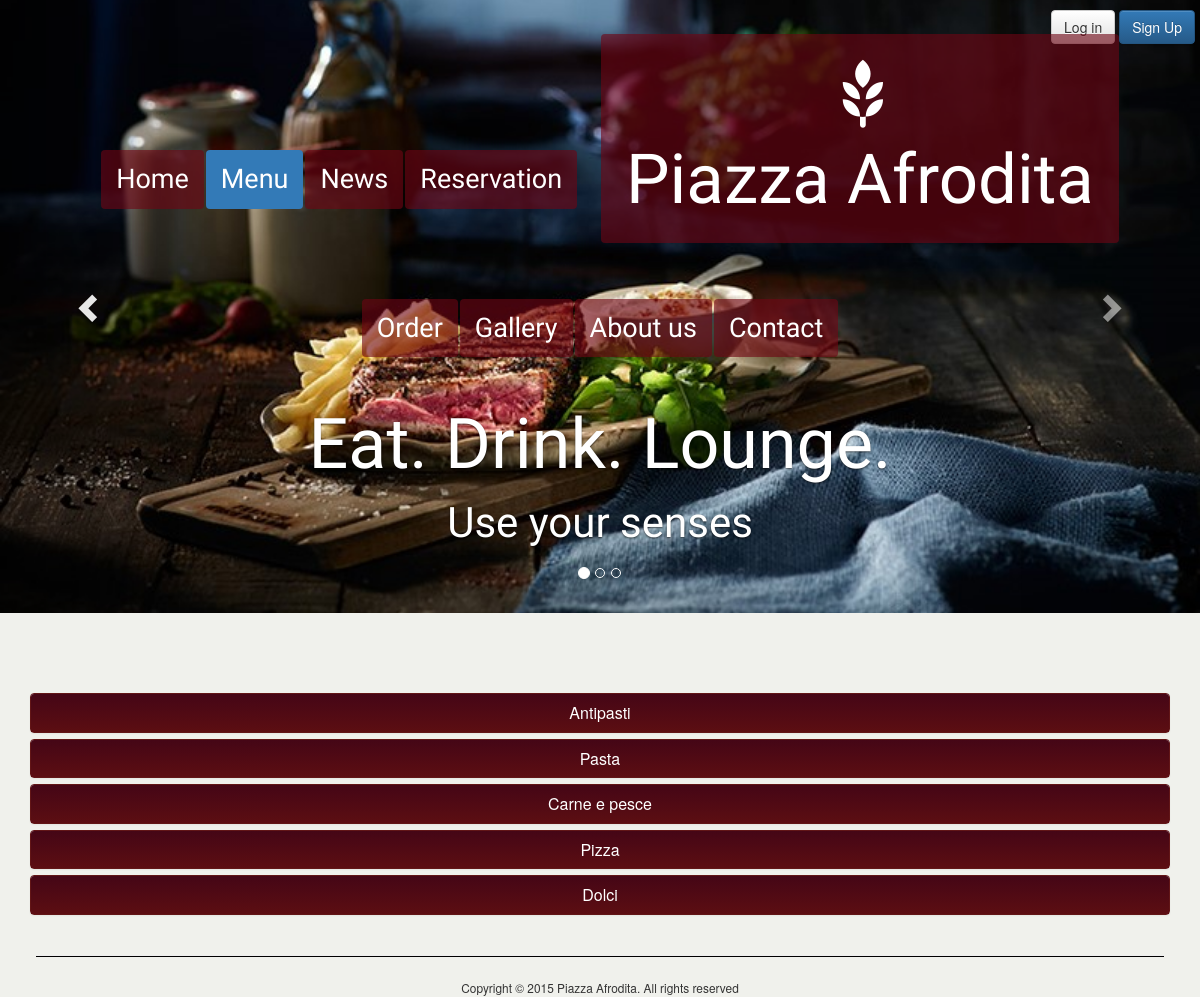
/?page=menu, run on the app's committed database.
### tables this page shows
CREATE TABLE IF NOT EXISTS `menucategories` (
  `id` int(11) NOT NULL,
  `category` varchar(200) NOT NULL
);

### index.php (called while the page is built)
<?php
    include('template/header.php');
    include('views/'.$page.'.php');
    include('template/footer.php');
 ?>

### functions/data.php (called while the page is built, shortened)
<?php
    function get_category_data($dbc){
        $q="SELECT * FROM menucategories";
        $r=mysqli_query($dbc,$q);
        return $r;
    }
?>

### views/menu.php (the view, shortened to what this page needs)
<?php
    $categoriesResult=get_category_data($dbc);
    $counterArray = array("One", "Two", "Three", "Four", "Five", "Six", "Seven", "Eight", "Nine", "Ten");
    $counter=0;
?>
<div id="wrapper-secondary-pages">
    <div class="container">
      <div class="panel-group" id="accordion" role="tablist" aria-multiselectable="true">
          <?php
                while($categoryRow=mysqli_fetch_assoc($categoriesResult)){?>
          <div class="panel panel-default">
            <div class="panel-heading" role="tab" id="heading<?php echo $counterArray[$counter]; ?>">
              <h3 class="panel-title">
                 <a role="button" data-toggle="collapse" data-parent="#accordion" href="#collapse<?php echo $counterArray[$counter]; ?>" aria-expanded="false" aria-controls="collapse<?php echo $counterArray[$counter]; ?>"><?php echo $categoryRow['category'];?></a>
              </h3>
             </div>
          </div>
          <?php  $counter++; } ?>
        </div>
    </div>
</div>

### config/css.php (style rules this page uses)
body { background-color: #F0F1EC; }
h3 { font-size: 30px; }
#wrapper-secondary-pages { margin-top: 80px; }
.panel-default>.panel-heading { background-image: linear-gradient(to bottom,#450616 0,#5C0E12 100%); color: #fff; text-align: center; }
.panel-default { border-color: #621617; }
.panel-group .panel { margin-bottom: 6px; }

### data on the page
menucategories: category "Antipasti"
menucategories: category "Pasta"
menucategories: category "Carne e pesce"
menucategories: category "Pizza"
menucategories: category "Dolci"
